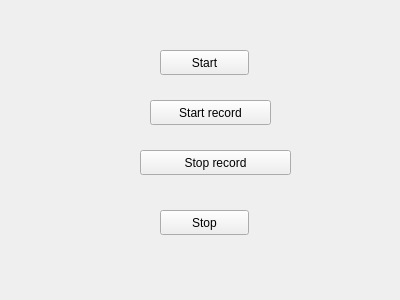
<?xml version="1.0" encoding="UTF-8"?>
<ui version="4.0">
 <class>MainWindow</class>
 <widget class="QMainWindow" name="MainWindow">
  <property name="geometry">
   <rect>
    <x>0</x>
    <y>0</y>
    <width>400</width>
    <height>300</height>
   </rect>
  </property>
  <property name="windowTitle">
   <string>MainWindow</string>
  </property>
  <widget class="QWidget" name="centralWidget">
   <widget class="QPushButton" name="startBtn">
    <property name="geometry">
     <rect>
      <x>160</x>
      <y>50</y>
      <width>89</width>
      <height>25</height>
     </rect>
    </property>
    <property name="text">
     <string>Start</string>
    </property>
   </widget>
   <widget class="QPushButton" name="stopBtn">
    <property name="geometry">
     <rect>
      <x>160</x>
      <y>210</y>
      <width>89</width>
      <height>25</height>
     </rect>
    </property>
    <property name="text">
     <string>Stop</string>
    </property>
   </widget>
   <widget class="QPushButton" name="pushButton">
    <property name="geometry">
     <rect>
      <x>150</x>
      <y>100</y>
      <width>121</width>
      <height>25</height>
     </rect>
    </property>
    <property name="text">
     <string>Start record</string>
    </property>
   </widget>
   <widget class="QPushButton" name="pushButton_2">
    <property name="geometry">
     <rect>
      <x>140</x>
      <y>150</y>
      <width>151</width>
      <height>25</height>
     </rect>
    </property>
    <property name="text">
     <string>Stop record</string>
    </property>
   </widget>
  </widget>
 </widget>
 <layoutdefault spacing="6" margin="11"/>
 <resources/>
 <connections/>
</ui>
